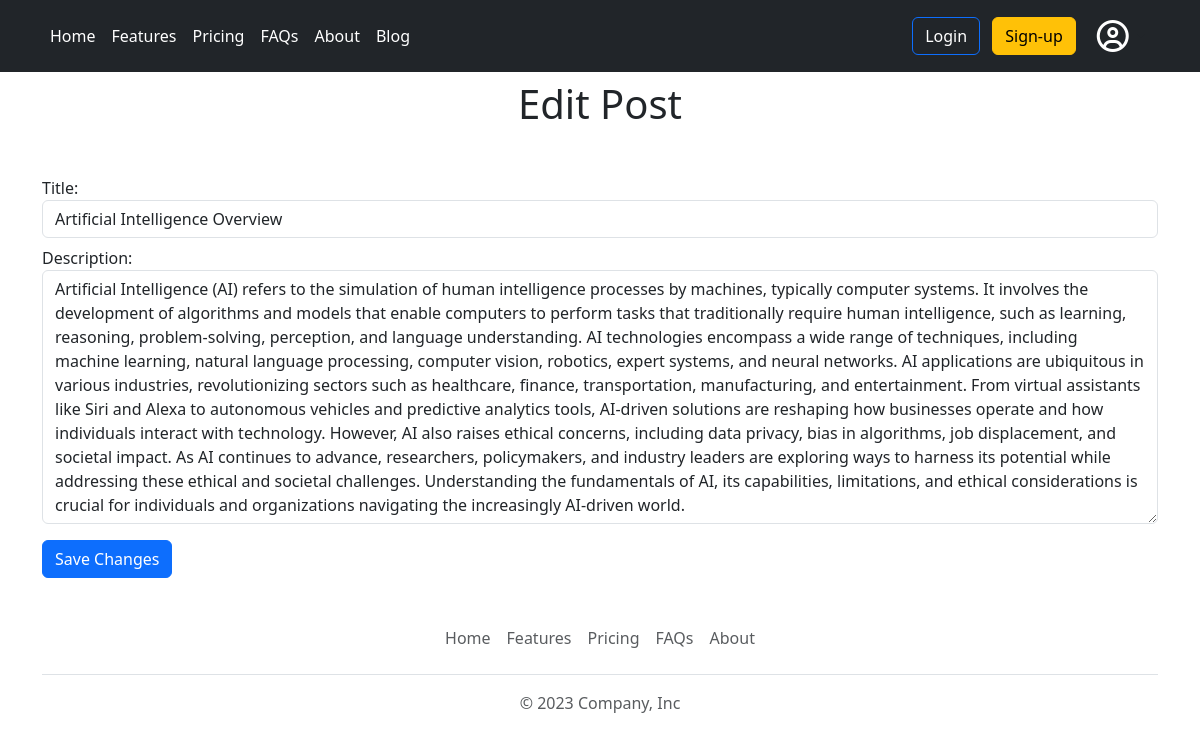
The page /blog/edit/artificial-intelligence-overview (signed in) on the database its author committed.
### myblog/models.py (models this page shows)
class BlogPost(models.Model):
    post_author = models.ForeignKey(User, on_delete=models.CASCADE)
    post_title = models.CharField(max_length=32)
    post_description = HTMLField(max_length=1500)
    post_slug = AutoSlugField(
        populate_from='post_title', unique=True, null=True, default=None)
    objects = models.Manager()  # Default Manager

### myblog/views.py (the view, shortened to what this page needs)
# urls.py: path('edit/<slug:editpostslug>', views.editpost, name="edit"),
def editpost(request, editpostslug):
    if request.user.is_authenticated:
        if request.method == 'GET':
            post_to_edit = BlogPost.objects.get(post_slug=editpostslug)
            editpost_form = BlogPostForm(instance=post_to_edit)
            data = {
                'editpost_form': editpost_form
            }
            return render(request, 'edit.html', data)
    else:
        messages.info(request, 'Edit your posts by logging in!')
        return redirect('home')

### myblog/forms.py
class BlogPostForm(forms.ModelForm):
    class Meta:
        model = BlogPost
        fields = ['post_title', 'post_description']
        labels = {
            'post_title': 'Title',
            'post_description': 'Description'
        }
        widgets = {
            'post_title': forms.TextInput(attrs={'class': 'form-control mb-2', 'maxlength': '30'}),
            'post_description': forms.Textarea(attrs={'class': 'form-control', 'maxlength': '300'})
        }

### myblog/templates/edit.html (shortened to what this page needs)
{% extends 'base.html' %}
{% block content %}
<div class="row">
    <div class="col-md-12">
        <h1 class="text-center mt-2 mb-5">Edit Post</h1>
    </div>
</div>
<div class="row">
    <div class="col-md-12">
        <form action="" method="post">
            {{ editpost_form }}
            <button type="submit" class="btn btn-primary mt-3">Save Changes</button>
        </form>
    </div>
</div>
{% endblock %}

### rows shown on the page
BlogPost: post_title "Artificial Intelligence Overview", post_description "Artificial Intelligence (AI) refers to the simulation of human intelligence processes by machines, typically computer systems. It involves the development of algorithms and models that enable computers to perform tasks that traditionally require human intelligence, such as learning, reasoning, problem-solving, perception, and language understanding. AI technologies encompass a wide range of techniques, including machine learning, natural language processing, computer vision, robotics, expert systems, and neural networks. AI applications are ubiquitous in various industries, revolutionizing sectors such as healthcare, finance, transportation, manufacturing, and entertainment. From virtual…"
